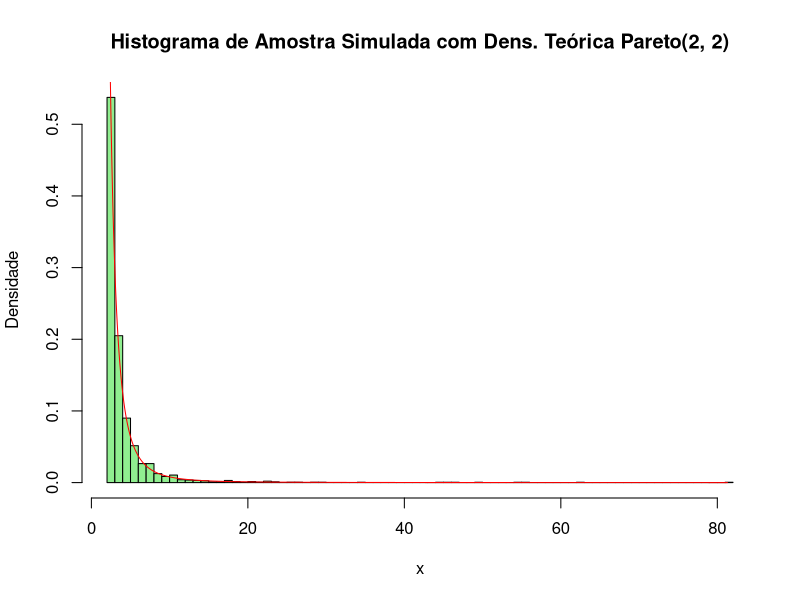
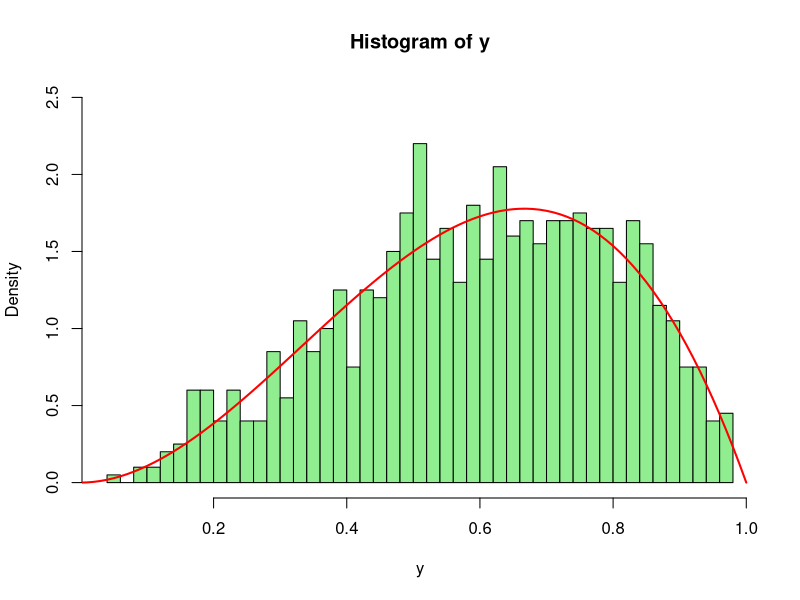
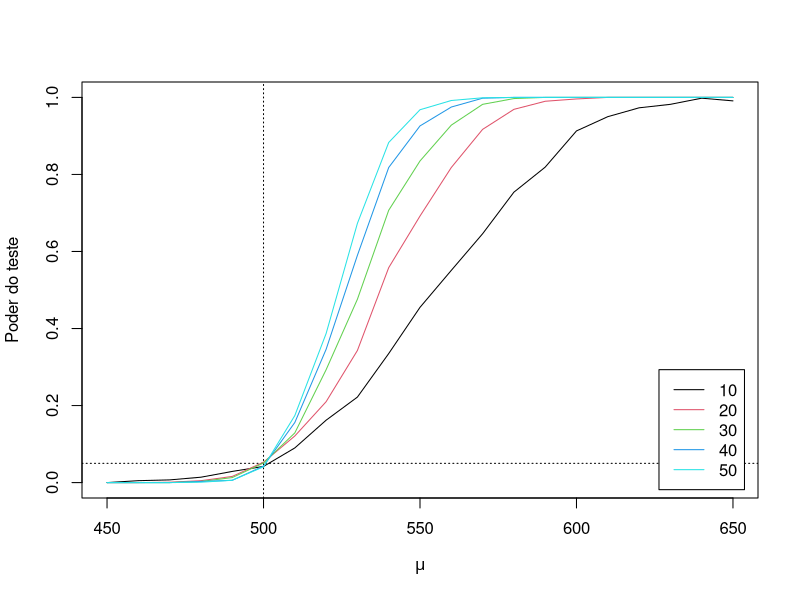

These figures' R source, in order:
## ---- chunk 1
set.seed(1)
# Valores iniciais dados pelo problema
a <- 2
b <- 2
n <- 2000
u <- runif(n)
x <- b * (u)^(-1/a)
print(summary(x))

hist(x, breaks = 100, prob = TRUE, col = 'lightgreen'
     , main = "Histograma de Amostra Simulada com Dens. Teórica Pareto(2, 2)"
     , xlab = 'x', ylab = 'Densidade')
y <- sort(x)
fy <- a * b^a * y^(- (a + 1))
lines (y, fy, col = 'red', lwd = 1)

## ---- chunk 2
function_Beta <- function(n, a, b) 
{ 
  k <- 0
  y <- numeric(n) 
  count <- 0
  while (k < n) 
  {
    u <- runif(1)
    x <- runif(1)
    if (x^(a - 1) * (1 - x)^(b - 1) > u) 
    {
      k <- k + 1
      y[k] <- x
    }
    count <- count + 1
  }
  print(paste("Quantidade de iterações: ", count))
  return(y)
}

y <- function_Beta(1000, a = 3, b = 2)
hist(y, breaks = 50, prob = TRUE, ylim = c(0, 2.5), col='lightgreen')
z <- seq (0, 1, .01)
f.z <- 12 * z^2 * (1-z)
lines (z, f.z, col = 'red', lwd=2)
## ---- chunk 3
n <- 20000
# Geração da distribuiçào uniforme entre os intervalor 0 e 0.5
u <- runif(n, 0, 0.5)
theta <- 0.5 * mean(exp(-u))
theta
## ---- chunk 4
# Para cada 20.000 amostras da distribuição uniforme no intervalo [0, 0.5], vamos 
# calcular o estimador de Monte Carlo usando a função 0.5 * exp(-u), fazendo isso
# 2.000 vezes
estimator <- replicate(2000, expr = {
  u <- runif(n, 0, 0.5)
  theta <- 0.5 * mean(exp(-u))
  theta
})
print(paste("Média do estimador: ", mean(estimator)))
print(paste("Variância do estimador: ", var(estimator)))
print(paste("DP do estimador: ", sd(estimator)))
## ---- chunk 5
n <- 20000
v <- rexp(n, 1)
theta <- mean(v <= 0.5)
print(theta)
## ---- chunk 6
estimator_1 <- replicate(2000, expr = {
  v <- rexp(n, 1)
  theta <- mean(v <= 0.5)
  theta
})
print(paste("Média do estimador", mean(estimator_1)))
print(paste("Variância do estimador: ", var(estimator_1)))
print(paste("Desvio-padrão do estimador: ", sd(estimator_1)))

print(paste("Razão entre os estimadores: ", var(estimator)/var(estimator_1)))


## ---- chunk 7
set.seed(10)
m <- 20000
monte_carlo <- replicate (2000, expr = 
                   { 
                     u <- runif (m) 
                     mean(exp(-u)/(1 + u^2)) 
                    }
                 )
set.seed(10)
anti_ethic <- replicate (2000, expr = 
                           { u <- runif (m/2) 
                           x1 <- exp(-u)/(1 + u^2) 
                           x2 <- exp(-(1 -u))/(1 + ((1 -u)^2)) 
                           mean(c (x1, x2)) 
                           }
                         )

print(c(mean(monte_carlo), var(monte_carlo)))
print(c(mean(anti_ethic), var(anti_ethic)))

approx_reduction = 100 * (var (monte_carlo) - var (anti_ethic)) / var (monte_carlo)
print(paste(round(approx_reduction,4), "%"))

## ---- chunk 8
set.seed(1)
n <- 20000
imp_sampl_1 <- replicate(2000, expr = 
                   {
                     x <- sqrt(rchisq(n, 1)) + 1
                     f <- 2 * dnorm(x, 1)
                     g <- x^2 * exp(-x^2/2)/sqrt(2 * pi)
                     mean (g/f)
                   }
)
set.seed(1)
imp_sampl_2 <- replicate(2000, expr = 
                   {
                     x <- rgamma(n, 3/2, 2) + 1
                     f <- dgamma(x - 1, 3/2, 2)
                     g <- x^2 * exp(-x^2/2)/sqrt(2 * pi)
                     mean (g/f)
                   }
)
set.seed(1)
imp_sampl_3 <- replicate(2000, expr = 
                   {
                     x <- rexp(n, 1)
                     f <- dexp(x, 1)
                     g <- x^2 * exp(-x^2/2)/sqrt(2 * pi)
                     mean (g/f)
                   }
)
set.seed(1)
imp_sampl_4 <- replicate(2000, expr = 
                   {
                     x <- rcauchy(n, 2, 1)
                     f <- dcauchy(x, 2, 1)
                     g <- x^2 * exp(-x^2/2)/sqrt(2 * pi)
                     mean (g/f)
                   }
)


print(c(mean(imp_sampl_1), mean(imp_sampl_2), mean(imp_sampl_3), mean(imp_sampl_4)))
print(c(var(imp_sampl_1), var(imp_sampl_2), var(imp_sampl_3), var(imp_sampl_4)))
print(var(imp_sampl_1)/var(imp_sampl_2))

## ---- chunk 9
set.seed(1)
M <- 20000
k <- 5
m <- M/k
si_stratified <- numeric(k)
v_stratified <- numeric(k)
g <- function(x) exp(-x)/(1 + x^2)
f <- function(x) ((k * exp(-x))/(1 - exp(-1)))

for(j in 1:k) {
  print(paste("runif(m, (j - 1)/k, j/k)", m, (j-1)/k, j/k))
  u <- runif(m, (j - 1)/k, j/k)
  x <- -log(1 - (1 - exp(-1)) * u)
  gf <- g(x)/f(x)
  si_stratified[j] <- mean(gf)
  v_stratified[j] <- var(gf)
}

print(paste("A soma da média dos estratos para estimativa da integral é: ",sum(si_stratified)))
print(paste("A média da variância dos estratos é: ", mean(v_stratified)))
print(sqrt(mean(v_stratified)))

## ---- chunk 10
set.seed(1)
M <- 20000
si <- 0
v <- 0
g <- function(x) exp(-x)/(1 + x^2)
f <- function(x) (exp(-x)/(1 - exp(-1)))
u <- runif(M)
x <- -log(1 - (1 - exp(-1)) * u) 
gf <- g(x)/f(x)

si_n_stratified <- mean(gf)
v_n_stratified <- var(gf)

print(si_n_stratified)
print(v_n_stratified)
print(sqrt(v_n_stratified))
## ---- chunk 11
print((v_n_stratified - mean(v_stratified))/v_n_stratified)
## ---- chunk 12
set.seed(1)
n <- 20
K <- n/2 - 1 
m <- 1000
mse <- matrix(0, n/2, 2) 
trimmed.mse <- function(n, m, k) 
  {
    tmean <- numeric(m)
    for (i in 1:m) 
    {
      x <- sort(rcauchy(n))
      tmean[i] <- sum(x[(k + 1):(n - k)])/(n - 2 * k)
    }
    mse.est <- mean(tmean^2)
    se.mse <- sqrt(mean((tmean - mean(tmean))^2))/sqrt(m)
    return(c(mse.est, se.mse))
}

for (k in 0:K) 
{
  mse[k + 1, 1:2] <- trimmed.mse(n = n, m = m, k = k)
}

mse <- as.data.frame(cbind(0:K, mse))
names(mse) <- c("k", "média podada", "erro padrão")
print(mse)

## ---- chunk 13
N <- c(10, 20, 30, 40, 50) 
m <- 1000
mu0 <- 500
sigma <- 100
mu <- c(seq(450, 650, 10)) #alternatives
M <- length(mu)
power <- matrix(0, M, 5)
for (j in 1:5) 
{
  n <- N[j]
  for (i in 1:M) 
  {
    mu1 <- mu[i]
    pvalues <- replicate(m, expr = 
    {
      #simulate under alternative mu1
      x <- rnorm(n, mean = mu1, sd = sigma)
      ttest <- t.test(x, alternative = "greater", mu = mu0)
      ttest$p.value
    })
    power[i, j] <- mean(pvalues <= .05)
  }
}
## ---- chunk 14
plot(mu, power[, 1], type = "l", ylim = range(power), xlab = bquote(mu), ylab = "Poder do teste")
abline(v = mu0, lty = 3)
abline(h = 0.05, lty = 3)
for (j in 2:5) 
  {
    lines(mu, power[, j], col = j)
  }

legend("bottomright", inset = 0.02, legend = N, col = 1:5, lty = 1)

## ---- chunk 15
set.seed(1)
n <- 30
confid_interv <- replicate(20000, expr = 
  {
    x <- rlnorm(n)
    y <- log(x)
    ybar <- mean(y)
    se <- sd(y)/sqrt(n)
    ybar + se * qnorm(c(0.025, 0.975))
  })
L_confid_interv <- confid_interv[1, ]
U_confid_interv <- confid_interv[2, ]

print(sum(L_confid_interv < 0 & U_confid_interv > 0))
print(mean(L_confid_interv < 0 & U_confid_interv > 0))

  
  
